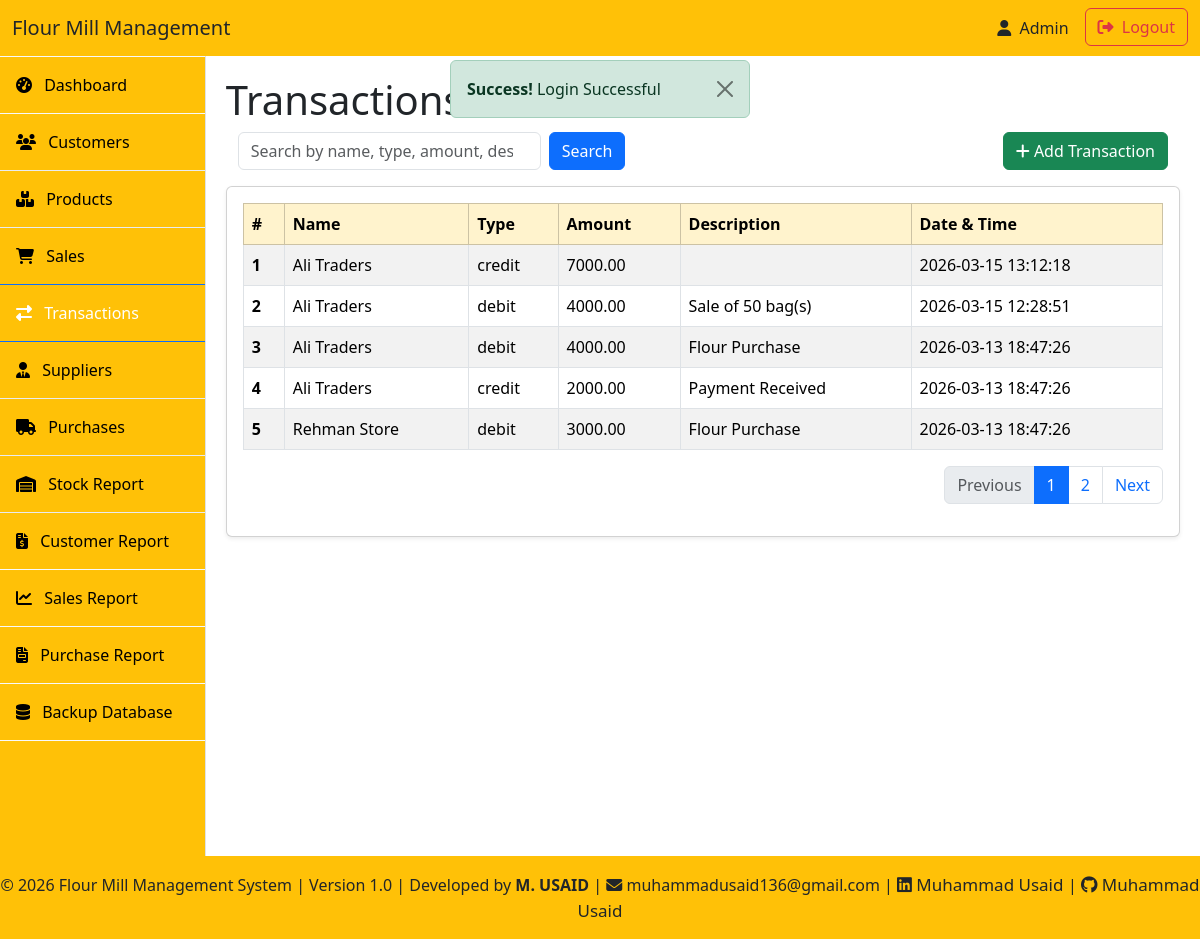
Page /transactions/transaction_list.php (signed in) on the committed database.
### tables this page shows
CREATE TABLE `transactions` (
  `id` int(11) NOT NULL AUTO_INCREMENT,
  `customer_id` int(11) NOT NULL,
  `type` enum('debit','credit') NOT NULL,
  `amount` decimal(10,2) NOT NULL,
  `description` text DEFAULT NULL,
  `created_at` timestamp NOT NULL DEFAULT current_timestamp(),
  PRIMARY KEY (`id`),
  KEY `fk_customer` (`customer_id`),
  CONSTRAINT `fk_customer` FOREIGN KEY (`customer_id`) REFERENCES `customers` (`id`) ON DELETE CASCADE ON UPDATE CASCADE
);

CREATE TABLE `customers` (
  `id` int(11) NOT NULL AUTO_INCREMENT,
  `name` varchar(100) NOT NULL,
  `phone` varchar(20) DEFAULT NULL,
  `address` text DEFAULT NULL,
  `created_at` timestamp NOT NULL DEFAULT current_timestamp(),
  PRIMARY KEY (`id`)
);

### includes/functions.php (called while the page is built, shortened)
<?php
function e(string $value): string
{
    return htmlspecialchars($value ?? '', ENT_QUOTES | ENT_SUBSTITUTE, 'UTF-8');
}

### transactions/transaction_list.php (the view, shortened to what this page needs)
<?php
include "../includes/init.php";
include "../layout/header.php";
$search = isset($_GET['search']) ? $_GET['search'] : '';
$limit = 5;
$page = isset($_GET['page']) ? (int) $_GET['page'] : 1;
$offset = ($page - 1) * $limit;
$stmt = mysqli_prepare($conn, "
SELECT t.id,
    c.name AS customer_name, t.type,
    t.amount, t.description, t.created_at
FROM transactions t
JOIN customers c ON t.customer_id = c.id
    WHERE c.name LIKE ?
    OR t.type LIKE ?
    OR t.amount LIKE ?
    OR t.description LIKE ?
    ORDER BY t.created_at DESC
    LIMIT ? OFFSET ?
");
$searchParam = "%$search%";
mysqli_stmt_bind_param($stmt, "ssssii", $searchParam, $searchParam, $searchParam, $searchParam, $limit, $offset);
mysqli_stmt_execute($stmt);
$result = mysqli_stmt_get_result($stmt);
$stmt2 = mysqli_prepare($conn, "
SELECT COUNT(*) FROM transactions t
JOIN customers c ON t.customer_id = c.id
WHERE c.name LIKE ?
    OR t.type LIKE ?
    OR t.amount LIKE ?
    OR t.description LIKE ?
");
mysqli_stmt_bind_param($stmt2, "ssss", $searchParam, $searchParam, $searchParam, $searchParam);
mysqli_stmt_execute($stmt2);
mysqli_stmt_bind_result($stmt2, $total_trans);
$total_trans_pages = ceil($total_trans / $limit);
?>
<h1>Transactions List</h1>
<div class="container-fluid">
    <div class="d-flex justify-content-between align-items-center mb-3 mt-2">
        <form method="get" class="d-flex col-md-5">
            <input class="form-control me-2" name="search" type="search" placeholder="Search by name, type, amount, description" value="<?= e($search); ?>" aria-label="Search">
            <button class="btn btn-primary" type="submit">Search</button>
        </form>
        <a href="transaction_add.php" class="btn btn-success btn-md">
            <i class="fa fa-add"></i> Add Transaction
        </a>
    </div>
</div>
<div class="card shadow-sm">
    <div class="card-body">
        <div class="table-responsive">
            <table class="table table-striped table-bordered">
                <thead class="table-warning">
                    <tr>
                        <th scope="col">#</th>
                        <th scope="col">Name</th>
                        <th scope="col">Type</th>
                        <th scope="col">Amount</th>
                        <th scope="col">Description</th>
                        <th scope="col">Date & Time</th>
                    </tr>
                </thead>
                <tbody>
                    <?php $counter = $offset + 1; ?>
                    <?php while ($row = mysqli_fetch_assoc($result)): ?>
                        <tr>
                            <th scope="row"><?= $counter; ?></th>
                            <td><?= $row['customer_name']; ?></td>
                            <td><?= $row['type']; ?></td>
                            <td><?= $row['amount']; ?></td>
                            <td><?= $row['description']; ?></td>
                            <td><?= $row['created_at']; ?></td>
                        </tr>
                        <?php $counter++; ?>
                    <?php endwhile; ?>
                </tbody>
            </table>
            <nav aria-label="Page navigation">
                <ul class="pagination justify-content-end mt-2">
                    <li class="page-item <?php if ($page <= 1) echo 'disabled'; ?>">
                        <a class="page-link" href="<?php if ($page <= 1) echo '#';
                                                    else echo '?search=' . urlencode($search) . '&page=' . ($page - 1); ?>">Previous</a>
                    </li>
                    <?php for ($i = 1; $i <= $total_trans_pages; $i++): ?>
                        <li class="page-item <?php if ($page == $i) echo 'active'; ?>">
                            <a class="page-link" href="?search=<?= urlencode($search) ?>&page=<?= $i; ?>"><?= $i; ?></a>
                        </li>
                    <?php endfor; ?>
                    <li class="page-item <?php if ($page >= $total_trans_pages) echo 'disabled'; ?>">
                        <a class="page-link" href="<?php if ($page >= $total_trans_pages) echo '#';
                                                    else echo '?search=' . urlencode($search) . '&page=' . ($page + 1); ?>">Next</a>
                    </li>
                </ul>
            </nav>
        </div>
    </div>
</div>
<?php include "../layout/footer.php";
?>

### layout/header.php (style rules this page uses)
body { overflow-x: hidden; }

### rows in the picture
transactions: customer.name "Ali Traders", type "credit", amount "7000.00", created_at "2026-03-15 13:12:18"
transactions: customer.name "Ali Traders", type "debit", amount "4000.00", description "Sale of 50 bag(s)", created_at "2026-03-15 12:28:51"
transactions: customer.name "Ali Traders", type "debit", amount "4000.00", description "Flour Purchase", created_at "2026-03-13 18:47:26"
transactions: customer.name "Ali Traders", type "credit", amount "2000.00", description "Payment Received", created_at "2026-03-13 18:47:26"
transactions: customer.name "Rehman Store", type "debit", amount "3000.00", description "Flour Purchase", created_at "2026-03-13 18:47:26"

### other values in the picture
$msg "Login Successful"
